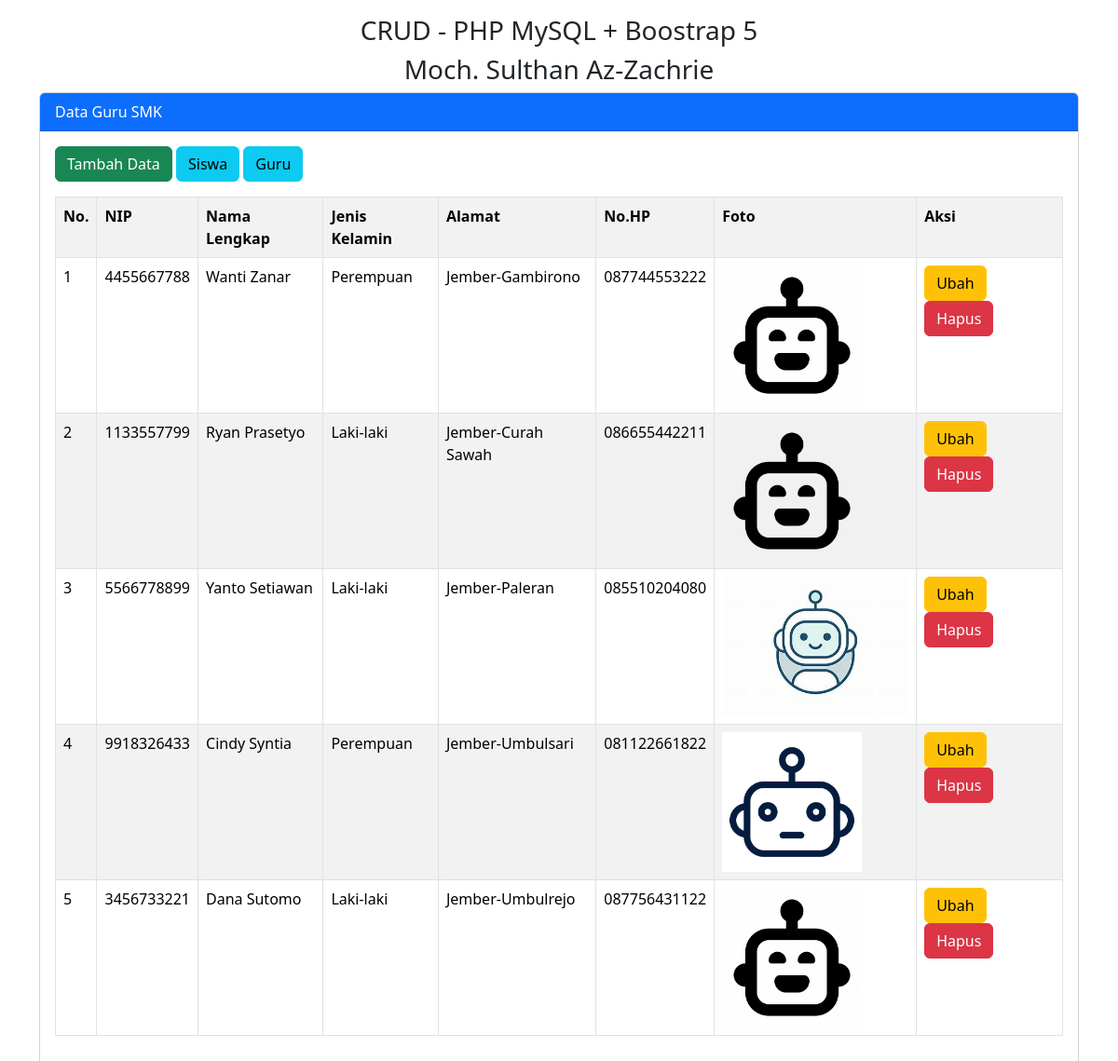
The app's page /guru/index.php with its own data.
### tables this page shows
CREATE TABLE `tguru` (
  `id_guru` int(11) NOT NULL,
  `nip` varchar(11) NOT NULL,
  `nama` varchar(150) NOT NULL,
  `jenis_kelamin` varchar(11) NOT NULL,
  `alamat` varchar(150) NOT NULL,
  `nohp` varchar(12) NOT NULL,
  `foto` varchar(150) NOT NULL
);

### guru/index.php (the view, shortened to what this page needs)
<?php
include "../koneksi.php";
?>
<!doctype html>
<html lang="en">
<head>
    <link href="https://cdn.jsdelivr.net/npm/bootstrap@5.3.2/dist/css/bootstrap.min.css" rel="stylesheet">
</head>
<body>
    <div class="container">
        <div class="mt-3">
            <h3 class="text-center">CRUD - PHP MySQL + Boostrap 5</h3>
            <h3 class="text-center">Moch. Sulthan Az-Zachrie</h3>
        </div>
        <div class="card">
            <div class="card-header bg-primary text-white">
                Data Guru SMK
            </div>
            <div class="card-body">
                <button type="button" class="btn btn-success mb-3" data-bs-toggle="modal" data-bs-target="#modalTambah">
                    Tambah Data
                </button>
                <a href="../siswa/" class="btn btn-info mb-3">Siswa</a>
                <a href="#" class="btn btn-info mb-3">Guru</a>
                <table class="table table-bordered table-striped table-hover">
                    <tr>
                        <th>No.</th>
                        <th>NIP</th>
                        <th>Nama Lengkap</th>
                        <th>Jenis Kelamin</th>
                        <th>Alamat</th>
                        <th>No.HP</th>
                        <th>Foto</th>
                        <th>Aksi</th>
                    </tr>
                    <?php
                    $no = 1;
                    $tampil = mysqli_query($koneksi, "SELECT * FROM tguru ORDER BY id_guru DESC");
                    while ($data = mysqli_fetch_array($tampil)) :
                    ?>
                        <tr>
                            <td><?= $no++ ?></td>
                            <td><?= $data['nip']; ?></td>
                            <td><?= $data['nama']; ?></td>
                            <td><?= $data['jenis_kelamin']; ?></td>
                            <td><?= $data['alamat']; ?></td>
                            <td><?= $data['nohp']; ?></td>
                            <td><img src="../image/<?= $data['foto']; ?>" height="150px"></td>
                            <td>
                                <a href="#" class="btn btn-warning" data-bs-toggle="modal" data-bs-target="#modalUbah<?= $no; ?>">Ubah</a>
                                <a href="#" class="btn btn-danger" data-bs-toggle="modal" data-bs-target="#modalHapus<?= $no; ?>">Hapus</a>
                            </td>
                        </tr>
                    <?php
                    endwhile;
                    ?>
                </table>
            </div>
        </div>
    </div>
</body>
</html>

### records on screen
tguru: nip "4455667788", nama "Wanti Zanar", jenis_kelamin "Perempuan", alamat "Jember-Gambirono", nohp "087744553222", foto (picture)
tguru: nip "1133557799", nama "Ryan Prasetyo", jenis_kelamin "Laki-laki", alamat "Jember-Curah Sawah", nohp "086655442211", foto (picture)
tguru: nip "5566778899", nama "Yanto Setiawan", jenis_kelamin "Laki-laki", alamat "Jember-Paleran", nohp "085510204080", foto (picture)
tguru: nip "9918326433", nama "Cindy Syntia", jenis_kelamin "Perempuan", alamat "Jember-Umbulsari", nohp "081122661822", foto (picture)
tguru: nip "3456733221", nama "Dana Sutomo", jenis_kelamin "Laki-laki", alamat "Jember-Umbulrejo", nohp "087756431122", foto (picture)
